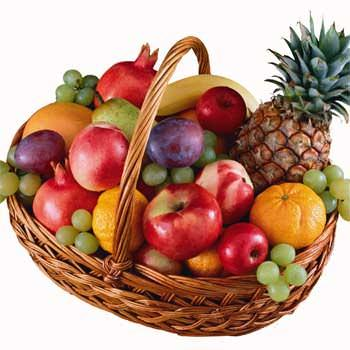
#> input picture 5210411135/image/fruit.jpg, 350 x 350 px, found by its file name
$ python edge-detect.py
#> lines starting #> are read from the running program, lines starting #| are printed output that depends on the picture
# %% import
import cv2
import numpy as np

# %% read img
img = cv2.imread('D:/Citra Digital Praktik/5210411135/image/fruit.jpg')
#> img is the input picture: shape (350, 350, 3); mean B, G, R 125.1, 143.7, 185.9
img = cv2.cvtColor(img, cv2.COLOR_BGR2GRAY)
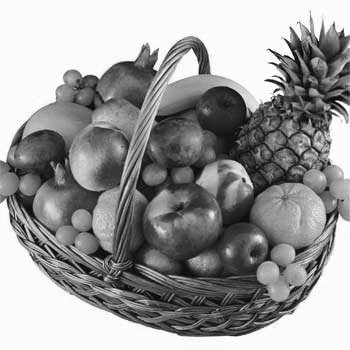
#> img: shape (350, 350); min 0, max 255, mean 154.1
row, col = img.shape[:2]
#> row = 350; col = 350

# %% create zeros
newImg = np.zeros(((row, col))).astype(np.uint8)

# %% kernel
laplace1 = np.array([[0,1,0],[1,-4,1],[0,1,0]])
laplace2 = np.array([[1,1,1],[1,-8,1],[1,1,1]])
sobel1 = np.array([[-1,0,1],[-2,0,2],[-1,0,1]])
sobel2 = np.array([[1,2,1],[0,0,0],[-1,-2,-1]])
prewit1 = np.array([[-1,0,1],[-1,0,1],[-1,0,1]])
prewit2 = np.array([[1,1,1],[0,0,0],[-1,-1,-1]])

# %%
for i in range(1, row-1):
    for j in range(1,col-1):
        konv = 0
        for k in range(2):
            if k == 0:
                kernel = prewit1
            else:
                kernel = prewit2

            mconv = img[i-1:i+2,j-1:j+2]
            h_konv = abs(np.round((mconv*kernel).sum()))

            if konv < 0:
                konv = 0
            if konv > 255:
                konv = 255

            konv += h_konv

        newImg[i,j] = konv
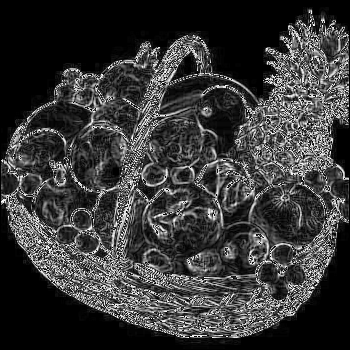
#> newImg: shape (350, 350); min 0, max 255, mean 56.1

# %% show image
cv2.imshow('ori', img)
cv2.imshow('Deteksi Tepi', newImg)
cv2.waitKey()

$ run again, with 5210411135/image/minusbucket.jpg copied over 5210411135/image/fruit.jpg
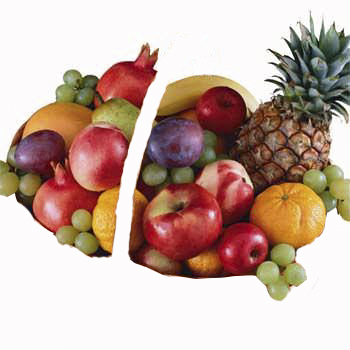
#> input picture 5210411135/image/minusbucket.jpg, 350 x 350 px, found by its file name
#> img is the input picture: shape (350, 350, 3); mean B, G, R 161.3, 172.3, 196.9
#> `img = cv2.cvtColor(img, cv2.COLOR_BGR2GRAY)`:
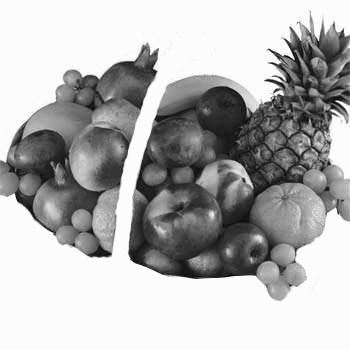
#> img: shape (350, 350); min 0, max 255, mean 178.5
#> after the loop `for i in range(1, row-1):`:
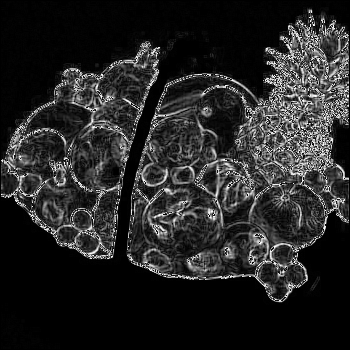
#> newImg: shape (350, 350); min 0, max 255, mean 37.8
